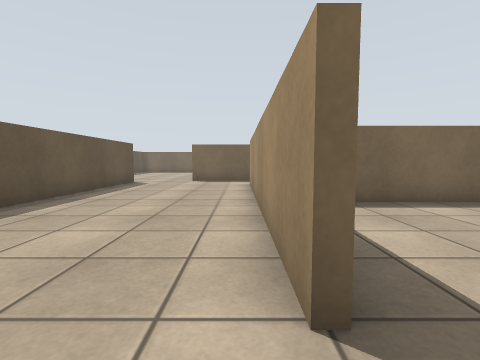
View 1 (above)

20 first-person views from a walk through a world built for the Gazebo simulator. The camera is 0.94 m above the floor, tilts 4° down and sees 85° across. The floor is counted in squares, 1 m on a side. Each view is taken from the middle of a square. On the plan, view 1 faces up. The plan holds only what a view shows up to about 11 squares ahead; the rest is blank.

View 2
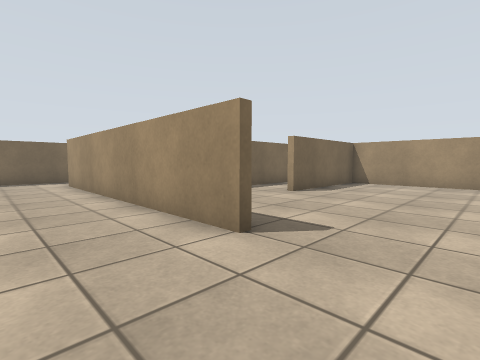

View 3
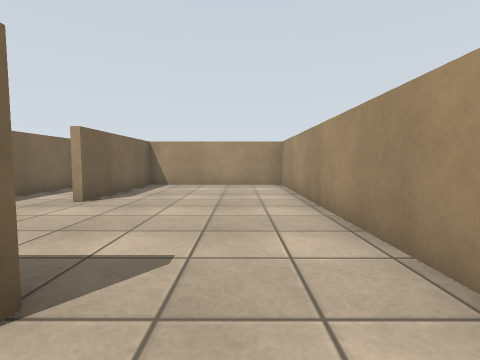

View 4
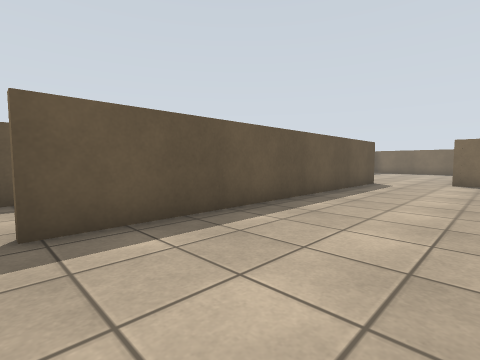

View 5
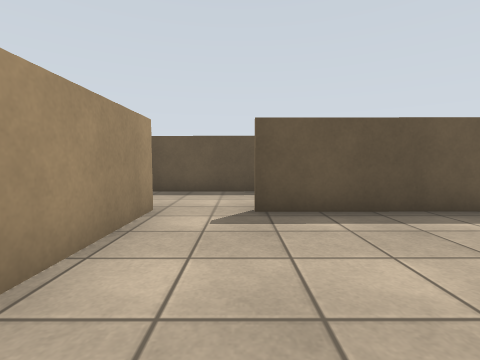

View 6
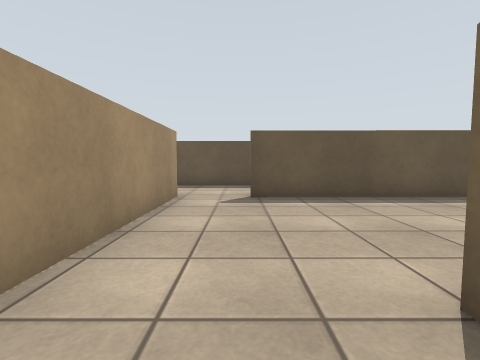

View 7
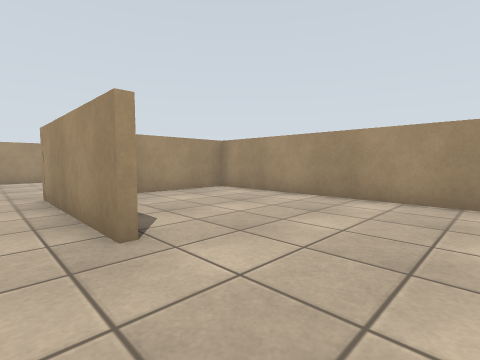

View 8
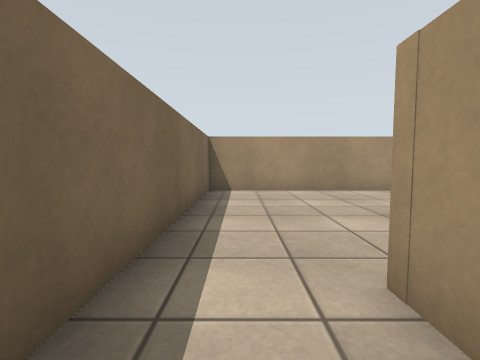

View 9
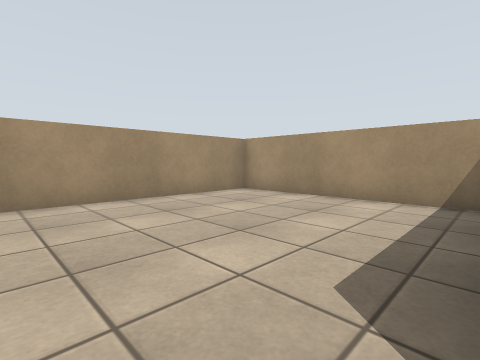

View 10
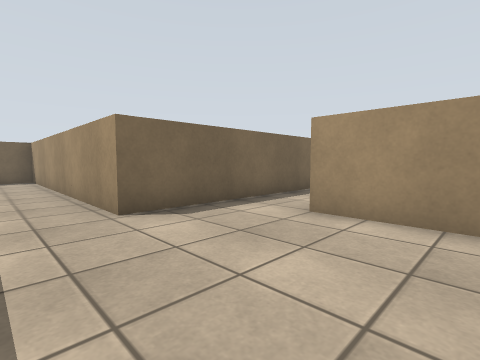

View 11
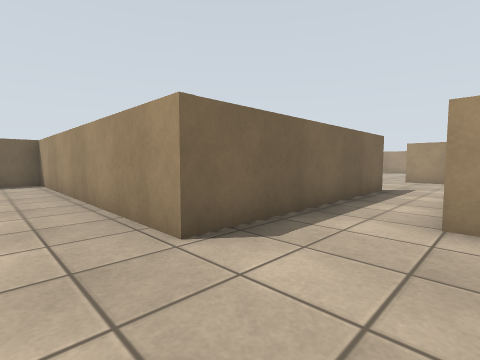

View 12
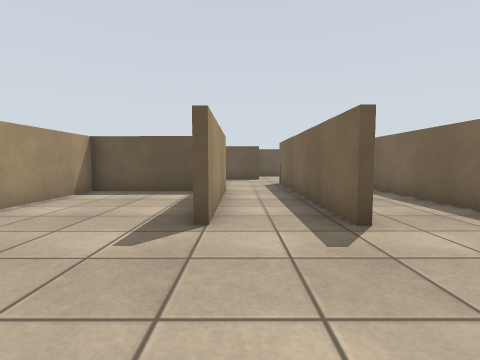

View 13
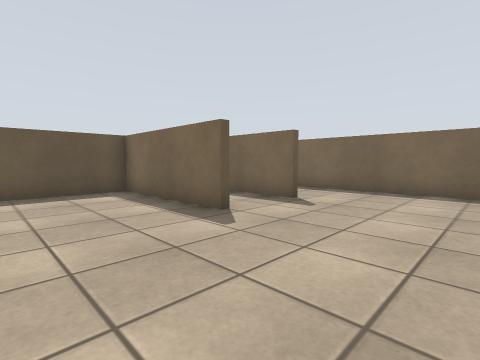

View 14
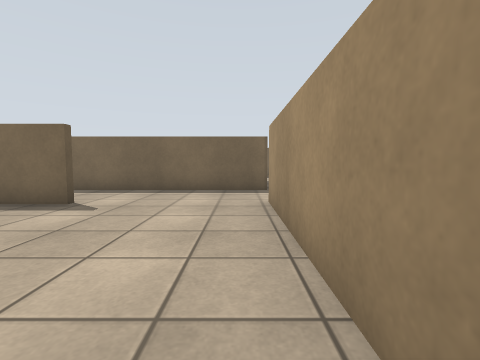

View 15
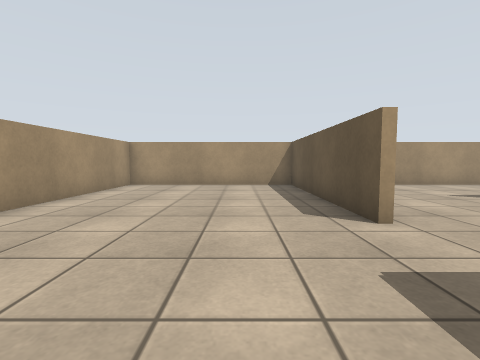

View 16
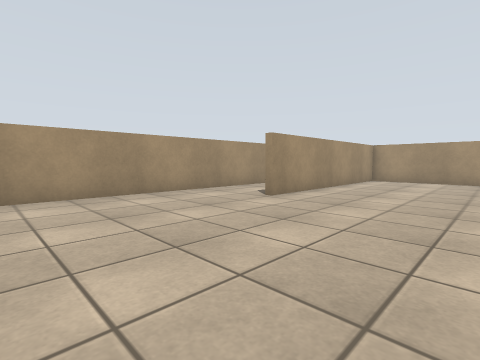

View 17
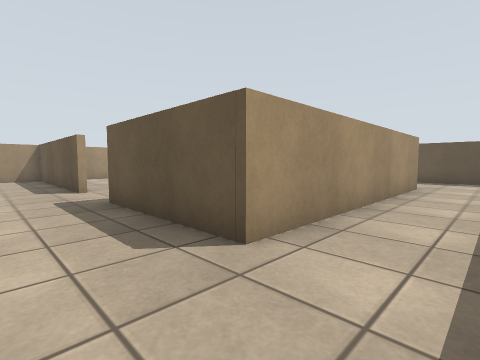

View 18
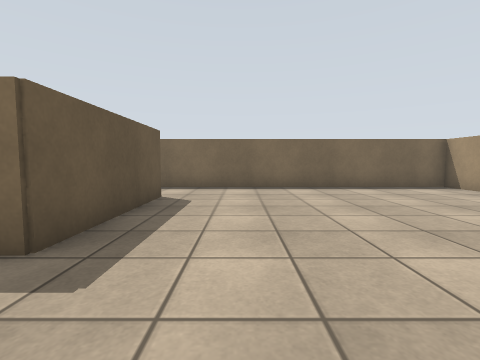

View 19
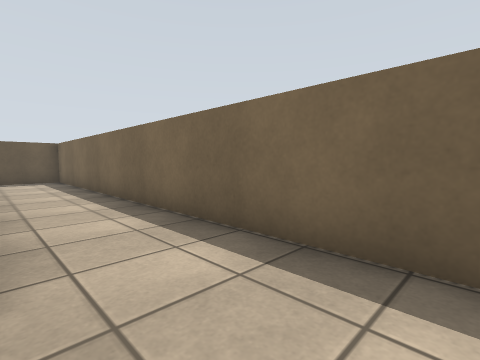

View 20
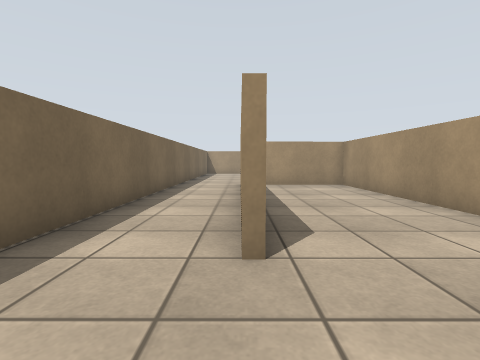

### Floor plan
Points are (right, up) in squares from view 1. A wall is a line through its corners. A room is listed if a view was taken in it or the views show most of it. See-through windows are left out.
Room 1 (views 1, 2, 3, 4, 5, 6, 7, 10, 11)
walls: (0.4, 1.4) (0.4, 10.5); (5.6, 6) (2.6, 6); (-5.1, -1.7) (9.7, -1.7) (9.7, 3.7) (5, 3.7); (0.4, 12.7) (-2.3, 12.7); (-4.9, 11.9) (-4.9, 0.2)
ways out: opening at (6, 5) to room 2; opening at (0, 11.5) to room 3; opening at (-5, -0.5); opening at (-3.5, 12.5)
Room 2 (views 8, 9)
walls: (10.2, -1.7) (16.5, -1.7) (16.5, 6) (5.6, 6); (5, 3.9) (10, 3.9)
ways out: opening at (6, 5) to room 1
Room 3 (views 12, 13, 14)
walls: (5.2, 10.3) (0.6, 10.3) (0.6, 6.2) (5.6, 6.2); (5.3, 12.7) (0.4, 12.7); (0.4, 10.5) (5.2, 10.5); (9.7, 7.6) (9.7, 13.1); (9.9, 15.6) (0, 15.6)
ways out: opening at (0, 11.5) to room 1; opening at (10, 14.5) to room 4
Room 4 (views 15, 16, 17, 18, 19)
walls: (9.9, 13.1) (9.9, 6.2) (16.5, 6.2) (16.5, 14.2); (19.5, 15.4) (19.5, 22.6) (1.4, 22.6); (1.4, 20) (9.9, 20) (9.9, 15.6)
ways out: opening at (10, 14.5) to room 3; opening at (2, 21.5) to room 5; opening at (18.5, 14.5)
Room 5 (view 20)
walls: (3.5, 15.8) (9.7, 15.8) (9.7, 19); (1.4, 22.6) (-1.1, 22.6); (-2.1, 21.6) (-2.1, 20.4)
ways out: opening at (2, 21.5) to room 4

Where each view was taken, in squares from view 1:
view 1: 0 up, 0 right, facing up
view 2: 1 down, 2 left, facing up-right
view 3: 0 up, 1 left, facing right
view 4: 0 up, 1 left, facing up-left
view 5: 0 up, 0 right, facing left
view 6: 0 up, 2 right, facing left
view 7: 5 up, 2 right, facing down-right
view 8: 5 up, 8 right, facing right
view 9: 5 up, 10 right, facing down-right
view 10: 8 up, 4 left, facing up-right
view 11: 10 up, 4 left, facing up-right
view 12: 11 up, 9 right, facing left
view 13: 7 up, 9 right, facing up-left
view 14: 7 up, 9 right, facing up
view 15: 17 up, 12 right, facing down
view 16: 20 up, 12 right, facing down-right
view 17: 22 up, 12 right, facing down-left
view 18: 13 up, 12 right, facing up
view 19: 20 up, 12 right, facing up-left
view 20: 20 up, 1 left, facing right
